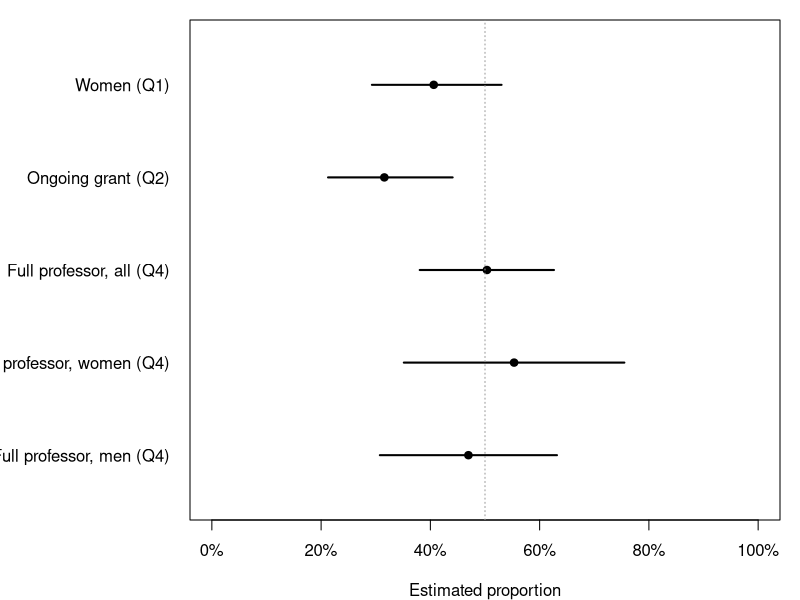

Write the R code that produced this figure.
## ---- chunk 1
#| label: libraries
#| include: false
library(knitr)
## ---- chunk 2
library(survey)
knitr::opts_chunk$set(echo = FALSE, message = FALSE, warning = FALSE)

# Rebuild the strata exactly as in analysis.Rmd (pooled small units)
frame <- read.csv("faculty_counts.csv", stringsAsFactors = FALSE)
pool <- list(
  "Military & PE (pooled)" = c("Air Force ROTC", "Army ROTC", "Navy ROTC",
                               "Health, Wellness & Physical Education"),
  "Small languages (pooled)" = c("International Comparative Studies",
                                 "Slavic & Eurasian Studies", "Romance Studies",
                                 "German Studies"),
  "Dance & Theater (pooled)" = c("Dance", "Theater Studies"),
  "Education & Gender Studies (pooled)" = c("Education",
                                            "Gender, Sexuality & Feminist Studies"),
  "Classical & Religious Studies (pooled)" = c("Classical Studies",
                                               "Religious Studies"))
frame$stratum <- frame$department
for (s in names(pool)) frame$stratum[frame$department %in% pool[[s]]] <- s
N_h <- tapply(frame$total_faculty, frame$stratum, sum)

dat <- read.csv("data.csv", na.strings = c("NA", ""), stringsAsFactors = FALSE)
stopifnot(all(dat$stratum %in% names(N_h)))
n_h <- table(dat$stratum)
dat$N_h <- as.numeric(N_h[dat$stratum])
dat$weight <- dat$N_h / as.numeric(n_h[dat$stratum])
dat$years_since_phd <- ifelse(dat$has_phd %in% 1, 2026 - dat$phd_year, NA)
dat$sex <- factor(dat$female, levels = c(0, 1), labels = c("Men", "Women"))
dat$emeritus <- grepl("meritus", dat$rank_title) | grepl("^Emeritus", dat$notes)
dat$double_listed <- grepl("roster", dat$notes, ignore.case = TRUE) & !dat$emeritus
des <- svydesign(ids = ~1, strata = ~stratum, weights = ~weight,
                 fpc = ~N_h, data = dat)

# helpers for inline numbers
pct <- function(x, d = 1) sprintf("%.*f%%", d, 100 * as.numeric(x))
ci_pct <- function(ci) sprintf("%.1f%% to %.1f%%", 100 * ci[1], 100 * ci[2])

# estimates
d1 <- subset(des, !is.na(female))
q1 <- svyciprop(~female, d1);                        q1_ci <- confint(q1)
d2 <- subset(des, !is.na(ongoing_grant_2026))
q2 <- svyciprop(~ongoing_grant_2026, d2);            q2_ci <- confint(q2)
d3 <- subset(des, has_phd %in% 1 & !is.na(years_since_phd))
q3 <- svymean(~years_since_phd, d3);                 q3_ci <- confint(q3)
q3b <- svyciprop(~I(has_phd == 1), subset(des, !is.na(has_phd)))
q3b_ci <- confint(q3b)
d4 <- subset(des, !is.na(female) & !is.na(full_professor))
q4 <- svyciprop(~full_professor, d4);                q4_ci <- confint(q4)
q4_by <- svyby(~full_professor, ~sex, d4, svymean, vartype = c("se", "ci"),
               covmat = TRUE)
q4_diff <- svycontrast(q4_by, c(-1, 1))
q4_test <- svychisq(~full_professor + sex, d4)
q4_diff_ci <- as.numeric(q4_diff) + c(-1, 1) * 1.96 * as.numeric(SE(q4_diff))

# counts for the text
n_missing <- colSums(is.na(dat[, c("female", "ongoing_grant_2026", "has_phd",
                                   "phd_year", "full_professor")]))
n_phd <- sum(dat$has_phd %in% 1)
n_nophd <- sum(dat$has_phd %in% 0)
n_women <- sum(dat$female %in% 1)
n_men <- sum(dat$female %in% 0)
n_emer <- sum(dat$emeritus)
n_dbl <- sum(dat$double_listed)

# sensitivity: drop emeriti and double-listed faculty from the sample
des2 <- subset(des, !emeritus & !double_listed)
s1 <- svyciprop(~female, subset(des2, !is.na(female)))
s2 <- svyciprop(~ongoing_grant_2026, subset(des2, !is.na(ongoing_grant_2026)))
s3 <- svymean(~years_since_phd, subset(des2, has_phd %in% 1 & !is.na(years_since_phd)))
s4 <- svyciprop(~full_professor, des2)
## ---- chunk 3
res <- data.frame(
  Question = c("1. Women", "2. Ongoing grant in 2026",
               "3. Mean years since Ph.D. (Ph.D. holders)",
               "4a. Full professor, all faculty",
               "4b. Full professor, women",
               "4c. Full professor, men",
               "4d. Difference in full professors (women - men)"),
  Estimate = c(sprintf("%.1f%%", 100 * q1), sprintf("%.1f%%", 100 * q2),
               sprintf("%.1f years", coef(q3)), sprintf("%.1f%%", 100 * q4),
               sprintf("%.1f%%", 100 * q4_by$full_professor[2]),
               sprintf("%.1f%%", 100 * q4_by$full_professor[1]),
               sprintf("%.1f%%", 100 * as.numeric(q4_diff))),
  `95% CI` = c(ci_pct(q1_ci), ci_pct(q2_ci),
               sprintf("%.1f to %.1f years", q3_ci[1], q3_ci[2]),
               ci_pct(q4_ci),
               ci_pct(c(q4_by$ci_l[2], q4_by$ci_u[2])),
               ci_pct(c(q4_by$ci_l[1], q4_by$ci_u[1])),
               sprintf("%.1f%% to %.1f%%", 100 * q4_diff_ci[1], 100 * q4_diff_ci[2])),
  check.names = FALSE)
knitr::kable(res, align = "lrr", caption = "Design-based estimates with 95% confidence intervals (n = 100).")
## ---- chunk 4
est <- c(as.numeric(q1), as.numeric(q2), as.numeric(q4),
         q4_by$full_professor[2], q4_by$full_professor[1])
lo <- c(q1_ci[1], q2_ci[1], q4_ci[1], q4_by$ci_l[2], q4_by$ci_l[1])
hi <- c(q1_ci[2], q2_ci[2], q4_ci[2], q4_by$ci_u[2], q4_by$ci_u[1])
labs <- c("Women (Q1)", "Ongoing grant (Q2)", "Full professor, all (Q4)", "Full professor, women (Q4)", "Full professor, men (Q4)")
par(mar = c(4, 9.5, 1, 1))
y <- rev(seq_along(est))
plot(est, y, xlim = c(0, 1), ylim = c(0.5, length(est) + 0.5), pch = 19,
     yaxt = "n", xaxt = "n", xlab = "Estimated proportion", ylab = "")
segments(lo, y, hi, y, lwd = 2)
axis(1, at = seq(0, 1, 0.2), labels = paste0(seq(0, 100, 20), "%"))
axis(2, at = y, labels = labs, las = 1, tick = FALSE)
abline(v = 0.5, lty = 3, col = "grey60")
## ---- chunk 5
sens <- data.frame(
  Question = c("1. Women", "2. Ongoing grant", "3. Mean years since Ph.D.",
               "4a. Full professor, all"),
  `All 100` = c(sprintf("%.1f%%", 100 * q1), sprintf("%.1f%%", 100 * q2),
                sprintf("%.1f", coef(q3)), sprintf("%.1f%%", 100 * q4)),
  `Without emeriti and double-listed` = c(sprintf("%.1f%%", 100 * s1),
                                         sprintf("%.1f%%", 100 * s2),
                                         sprintf("%.1f", coef(s3)),
                                         sprintf("%.1f%%", 100 * s4)),
  check.names = FALSE)
knitr::kable(sens, align = "lrr", caption = sprintf("Sensitivity: excluding the %d emeriti and double-listed faculty (the remaining %d are kept in the design)", n_emer + n_dbl, nrow(dat) - n_emer - n_dbl))
## ---- chunk 6
#| label: allocation
#| echo: true
frame <- read.csv("faculty_counts.csv", stringsAsFactors = FALSE)
N <- sum(frame$total_faculty)
n <- 100

# Pool units too small to receive 2 sampled faculty on their own
pool <- list(
  "Military & PE (pooled)" = c("Air Force ROTC", "Army ROTC", "Navy ROTC",
                               "Health, Wellness & Physical Education"),
  "Small languages (pooled)" = c("International Comparative Studies",
                                 "Slavic & Eurasian Studies", "Romance Studies",
                                 "German Studies"),
  "Dance & Theater (pooled)" = c("Dance", "Theater Studies"),
  "Education & Gender Studies (pooled)" = c("Education",
                                            "Gender, Sexuality & Feminist Studies"),
  "Classical & Religious Studies (pooled)" = c("Classical Studies",
                                               "Religious Studies")
)
frame$stratum <- frame$department
for (s in names(pool)) frame$stratum[frame$department %in% pool[[s]]] <- s

strata <- aggregate(total_faculty ~ stratum, data = frame, FUN = sum)
names(strata)[2] <- "N_h"

# Proportional allocation with largest-remainder rounding
strata$exact <- n * strata$N_h / N
strata$n_h <- floor(strata$exact)
short <- n - sum(strata$n_h)
bump <- order(strata$exact - strata$n_h, decreasing = TRUE)[seq_len(short)]
strata$n_h[bump] <- strata$n_h[bump] + 1

# Inclusion probabilities and design weights
strata$pi <- strata$n_h / strata$N_h
strata$weight <- strata$N_h / strata$n_h

stopifnot(sum(strata$n_h) == n, all(strata$n_h >= 2),
          isTRUE(all.equal(sum(strata$n_h * strata$weight), N)))
## ---- chunk 7
#| label: alloc-table
kable(strata[order(strata$stratum),
             c("stratum", "N_h", "exact", "n_h", "pi", "weight")],
      row.names = FALSE, digits = c(0, 0, 2, 0, 3, 2),
      col.names = c("Stratum", "$N_h$", "$nN_h/N$", "$n_h$",
                    "$\\pi_i = n_h/N_h$", "$1/\\pi_i = N_h/n_h$"),
      caption = "Proportional allocation and design weights by stratum")
